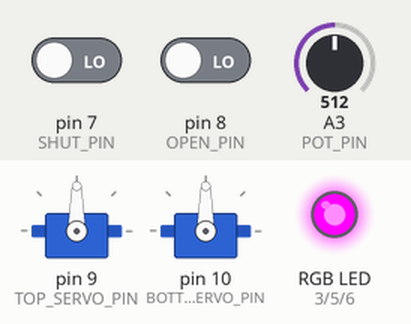
The sketch below on a simulated Arduino Uno, built with avr-gcc and run on an emulated ATmega328P. Parts: 2 × servo, an RGB LED mixed from three pins (HIGH = lit). Inputs (shaded band) come from the test bench; at power-on: A3 (POT_PIN) = 512, pin 7 (SHUT_PIN) LOW, pin 8 (OPEN_PIN) LOW.

Above: at 1.3 s.
1.4 s: A3 (POT_PIN) set to 716
At 2.1 s:
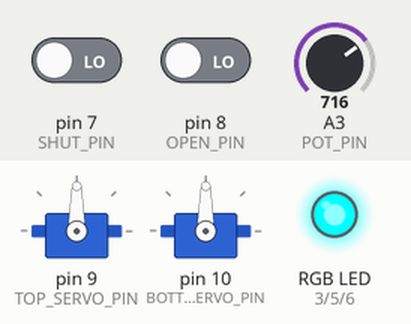
2.9 s: A3 (POT_PIN) set to 900
At 3.2 s:
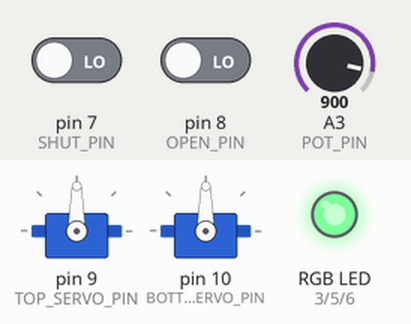
4.4 s: A3 (POT_PIN) set to 511
At 5.6 s:
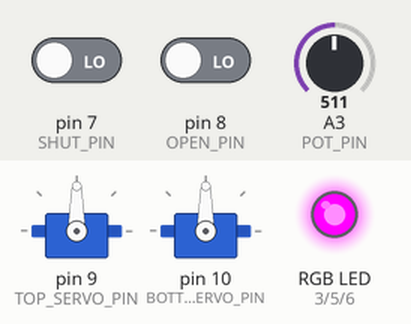
5.9 s: A3 (POT_PIN) set to 306
At 6.7 s:
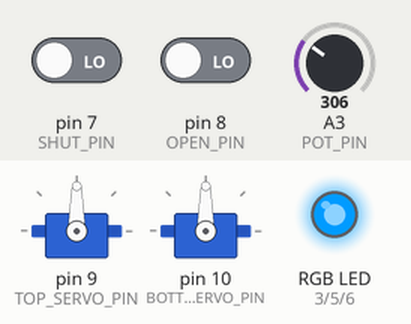
7.4 s: A3 (POT_PIN) set to 122
At 7.9 s:
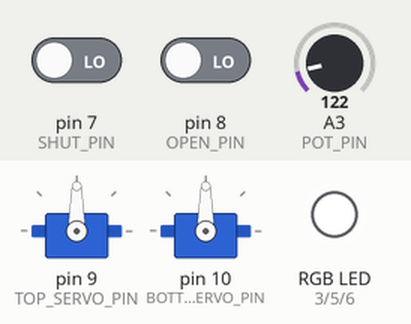
Timing chart, 0 to 9.9 s (numbered marks = the images above; inputs shaded):
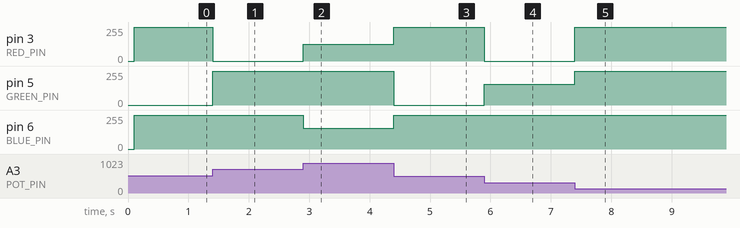

The sketch:

monster_catcher.ino
```cpp
/*
   Monster Catcher - Colleen Carroll @colleeninboots
*/

#include <Servo.h>

const int RED_PIN = 3;
const int GREEN_PIN = 5;
const int BLUE_PIN = 6;
const int SHUT_PIN = 7;
const int OPEN_PIN = 8;
const int TOP_SERVO_PIN = 9;
const int BOTTOM_SERVO_PIN = 10;
const int POT_PIN = A3;
Servo topServo;
Servo bottomServo;

int shut = 1; // initialize the teeth to be shut

int lastMonster = 0;
unsigned long lastTimeStampMs = 0;
unsigned long delayedShutInterval = 3000;  // the delay before snapping the trap shut after a
                                            // monster type is chosen. 3 seconds.
void setup() {
  pinMode(OPEN_PIN, INPUT);
  pinMode(SHUT_PIN, INPUT);

  topServo.attach(TOP_SERVO_PIN);
  bottomServo.attach(BOTTOM_SERVO_PIN);

  openTrap();

  // Serial.begin(9600); for debugging
}

void loop() {
  int isOpenPushed = digitalRead(OPEN_PIN);
  int isShutPushed = digitalRead(SHUT_PIN);

  //buttonResponse(isOpenPushed, isShutPushed); Can be used with a push button for debugging.

  int potValue = analogRead(POT_PIN);
  potResponse(potValue);
}

/* Responds to button states: isOpenPushed and isShutPushed.
 * Prioritizes open if both are pushed. Used for debugging.
 */
void buttonResponse(int isOpenPushed, int isShutPushed) {
  if (isOpenPushed && shut) {
    openTrap();
    Serial.println("OPEN!");
  }
  else if(!isOpenPushed && isShutPushed && !shut) {  // check isOpenPushed to handle two button push
    shutTrap();
    Serial.println("SHUT!");
  }
}

/* Opens the "trap", or teeth, of the Monster Catcher. */
void openTrap() {
  if (!shut) { // Don't do anything if servo state is already open.
    return;
  }
  Serial.println("opening");

  lastMonster = 0; // reset the lastTimeStampMs and lastMonster so that the trap
  lastTimeStampMs = millis();  // doesn't immediately close again if the LED is on

  moveServos(bottomServo, topServo);
  shut = 0;
}

/* Shuts the "trap", or teeth, of the Monster Catcher. */
void shutTrap() {
  if (shut) { // Don't do anything if servo state is already shut.
    return;
  }
  Serial.println("closing");

  moveServos(topServo, bottomServo);
  shut = 1;
}

/* If the monster type (color trimpot) stays the same for 10 seconds, shut the trap. */
void delayedShut(int thisMonster) {
  unsigned long thisTimeStampMs = millis();

  if(lastMonster == 0 || thisMonster != lastMonster) {
    Serial.print("lastMonster: ");
    Serial.print(lastMonster);
    Serial.print(" | thisMonster: ");
    Serial.println(thisMonster);
    lastTimeStampMs = thisTimeStampMs;
  }
  else if (thisMonster == lastMonster){
    if (thisTimeStampMs - lastTimeStampMs >= delayedShutInterval) {
      shutTrap();
    }
  }
  lastMonster = thisMonster;
}

/* Moves servos to open or closed state. You may need to adjust maxAngle based on how
big your teeth are or how long the hinges are. */
void moveServos(Servo servoToMax, Servo servoTo0) {
  int maxAngle = 90;
  int stepSize = 10; // size of each step in degrees
  int delayTime = 5;  // delay between each step in ms

  for (int i = 0; i <= maxAngle; i += stepSize) { // goes from 0 degrees to maxAngle degrees
                                      // in steps of 1 degree
    servoToMax.write(i);              // tell servo to go to position in variable 'i'
    delay(delayTime);                        // waits 15ms for the servo to reach the position
  }
  for (int j = maxAngle; j >= 0; j -= stepSize) { // goes from maxAngle degrees to 0 degrees
    servoTo0.write(j);                // tell servo to go to position in variable 'j'
    delay(delayTime);                        // waits 15ms for the servo to reach the position
  }
}

/* Changed the color of the LED based on the angle of the potentiometer */
void potResponse(int potValue) {
  int monsterType = map(potValue, 0, 1025, 0, 6);

  switch (monsterType) {
    case 0: // ALL
      setColorRGB(0, 0, 0); // White
      openTrap();
      break;
    case 1:
      setColorRGB(255, 100, 0); // Yellow
      delayedShut(monsterType);
      break;
    case 2:
      setColorRGB(0, 255, 0); // Green
      delayedShut(monsterType);
      break;
    case 3:
      setColorRGB(0, 0, 255); // Blue
      delayedShut(monsterType);
      break;
    case 4:
      setColorRGB(255, 0, 0); // Red
      delayedShut(monsterType);
      break;
    case 5:
      setColorRGB(128, 0, 100); // Purple
      delayedShut(monsterType);
      break;
    default:
      setColorRGB(0,0,0); // Black, aka Off
      openTrap();
      break;
  }
}

/* Sets the RGB LED value. Coded for common cathode RGB LED. If you have a common anode,
remove "255 - " from each line. */
void setColorRGB(int red, int green, int blue) {
  analogWrite(RED_PIN, 255 - red);
  analogWrite(GREEN_PIN, 255 - green);
  analogWrite(BLUE_PIN, 255 - blue);
 }
```

Measured:
- after the input at 1.4 s, pin 3 (RED_PIN): 255/255 → 0/255 at once; pin 5 (GREEN_PIN): 0/255 → 255/255 at once
- after the input at 2.9 s, pin 3 (RED_PIN): 0/255 → 127/255 at once; pin 6 (BLUE_PIN): 255/255 → 155/255 at once
- after the input at 4.4 s, pin 3 (RED_PIN): 127/255 → 255/255 at once; pin 5 (GREEN_PIN): 255/255 → 0/255 at once; pin 6 (BLUE_PIN): 155/255 → 255/255 at once
- after the input at 5.9 s, pin 3 (RED_PIN): 255/255 → 0/255 at once; pin 5 (GREEN_PIN): 0/255 → 155/255 at once
- after the input at 7.4 s, pin 3 (RED_PIN): 0/255 → 255/255 at once; pin 5 (GREEN_PIN): 155/255 → 255/255 at once
